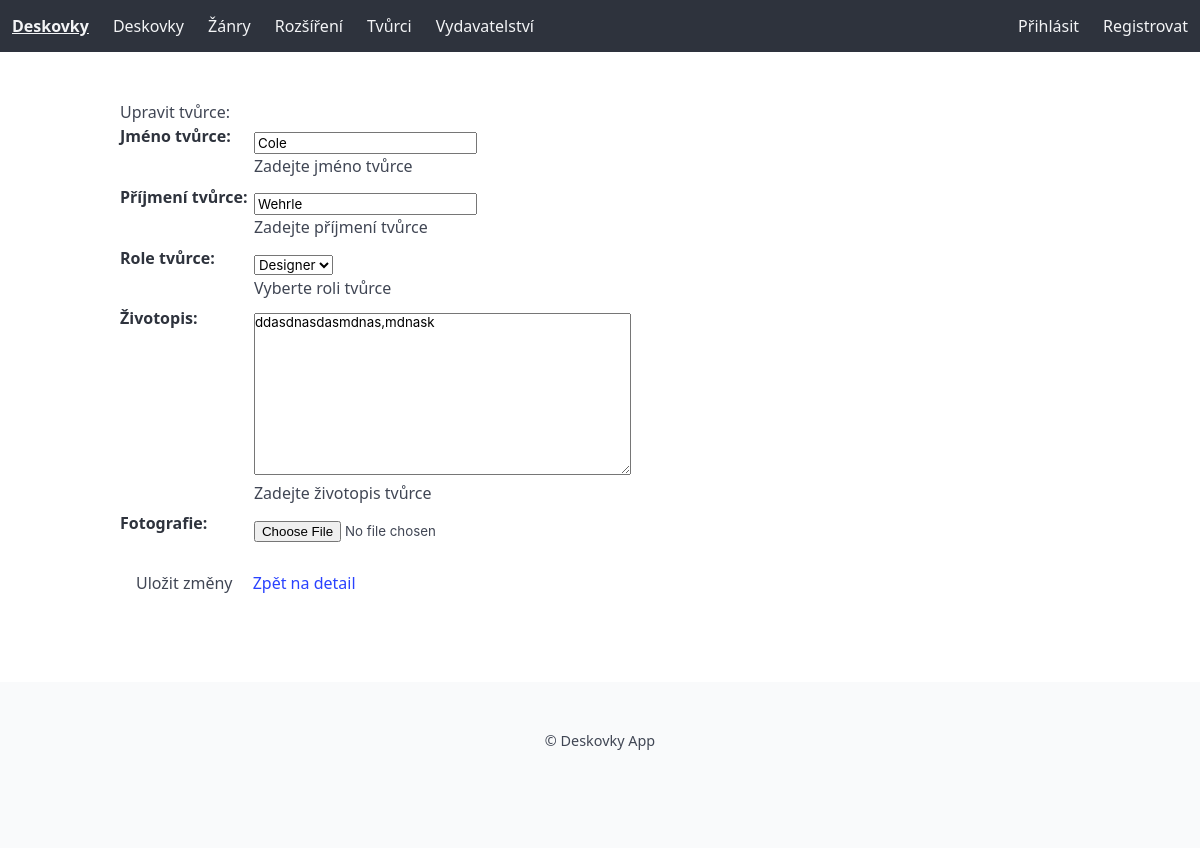
The app's page /tvurci/1/edit/ with its own data.
### library/models.py (models this page shows, shortened)
class Tvurci(models.Model):
    ROLE_CHOICES = [
        ('designer', 'Designer'),
        ('illustrator', 'Ilustrátor'),
    ]
    Jmeno = models.CharField(max_length=80, verbose_name='Jméno tvůrce', help_text='Zadejte jméno tvůrce')
    Prijmeni = models.CharField(max_length=80, verbose_name='Příjmení tvůrce', help_text='Zadejte příjmení tvůrce')
    role = models.CharField(max_length=20, choices=ROLE_CHOICES, verbose_name='Role',blank=True, null=True, help_text='Vyberte roli tvůrce')
    zivotopis = models.TextField(verbose_name='Životopis', help_text='Zadejte životopis tvůrce', blank=True, null=True)
    fotografie = models.ImageField(upload_to='tvurci', null=True, blank=True, verbose_name='Fotografie')
    class Meta:
        verbose_name = 'Tvůrce'
        verbose_name_plural = 'Tvůrci'

### library/views.py (the view)
# urls.py: path('tvurci/<int:pk>/edit/', views.tvurci_update, name='tvurci_update'),
def tvurci_update(request, pk):
    tvurce = get_object_or_404(Tvurci, pk=pk)
    if request.method == 'POST':
        form = TvurciForm(request.POST, instance=tvurce)
        if form.is_valid():
            form.save()
            return redirect('tvurci_detail', pk=tvurce.pk)
    else:
        form = TvurciForm(instance=tvurce)
    return render(request, 'tvurci/tvurci_update.html', {'form': form, 'tvurce': tvurce})

### library/forms.py (shortened to what this page needs)
class TvurciForm(forms.ModelForm):
    class Meta:
        model = Tvurci
        fields = ['Jmeno', 'Prijmeni', 'role', 'zivotopis', 'fotografie']
        labels = {
            'Jmeno': 'Jméno tvůrce',
            'Prijmeni': 'Příjmení tvůrce',
            'role': 'Role tvůrce',
            'zivotopis': 'Životopis',
            'fotografie': 'Fotografie',
        }
        widgets = {
            'Jmeno': forms.TextInput(attrs={'class': 'form-control'}),
            'Prijmeni': forms.TextInput(attrs={'class': 'form-control'}),
            'role': forms.Select(attrs={'class': 'form-control'}),
            'zivotopis': forms.Textarea(attrs={'class': 'form-control'}),
            'fotografie': forms.ClearableFileInput(attrs={'class': 'form-control'}),
        }

### library/templates/tvurci/tvurci_update.html (shortened to what this page needs)
{% extends 'base.html' %}
{% block content %}
<h2>Upravit tvůrce: {{ tvurce.jmeno }}</h2>
<form method="post" enctype="multipart/form-data">
    <table>
        {{ form.as_table }}
    </table>
    <button type="submit">Uložit změny</button>
    <a href="{% url 'tvurci_detail' tvurce.pk %}">Zpět na detail</a>
</form>
{% endblock %}

### library/static/css/style.css (style rules this page uses)
body { font-family: 'Segoe UI', 'Roboto', sans-serif;; margin: 0; padding: 0; }
button, input[type="submit"] { border: none; padding: 0.5rem 1rem; font-size: 1rem; border-radius: 3px; cursor: pointer; }
table { margin-bottom: 1rem; }
table td { padding: 0.4rem; }

### records on screen
Tvurci: Jmeno "Cole", Prijmeni "Wehrle", role "Designer", zivotopis "ddasdnasdasmdnas,mdnask"
